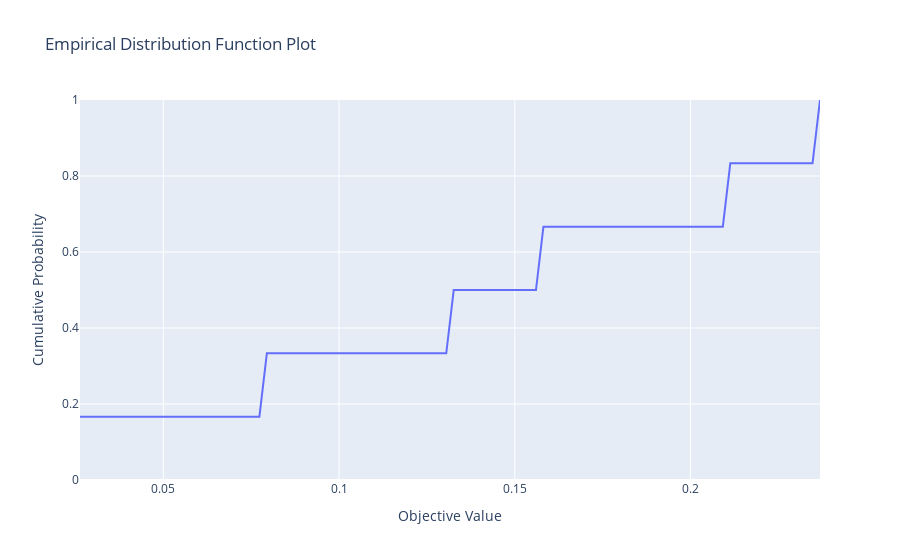

This figure's notebook cell:
### Markdown cell above
![](HI.png)

### Code cell
plot_edf(study)
